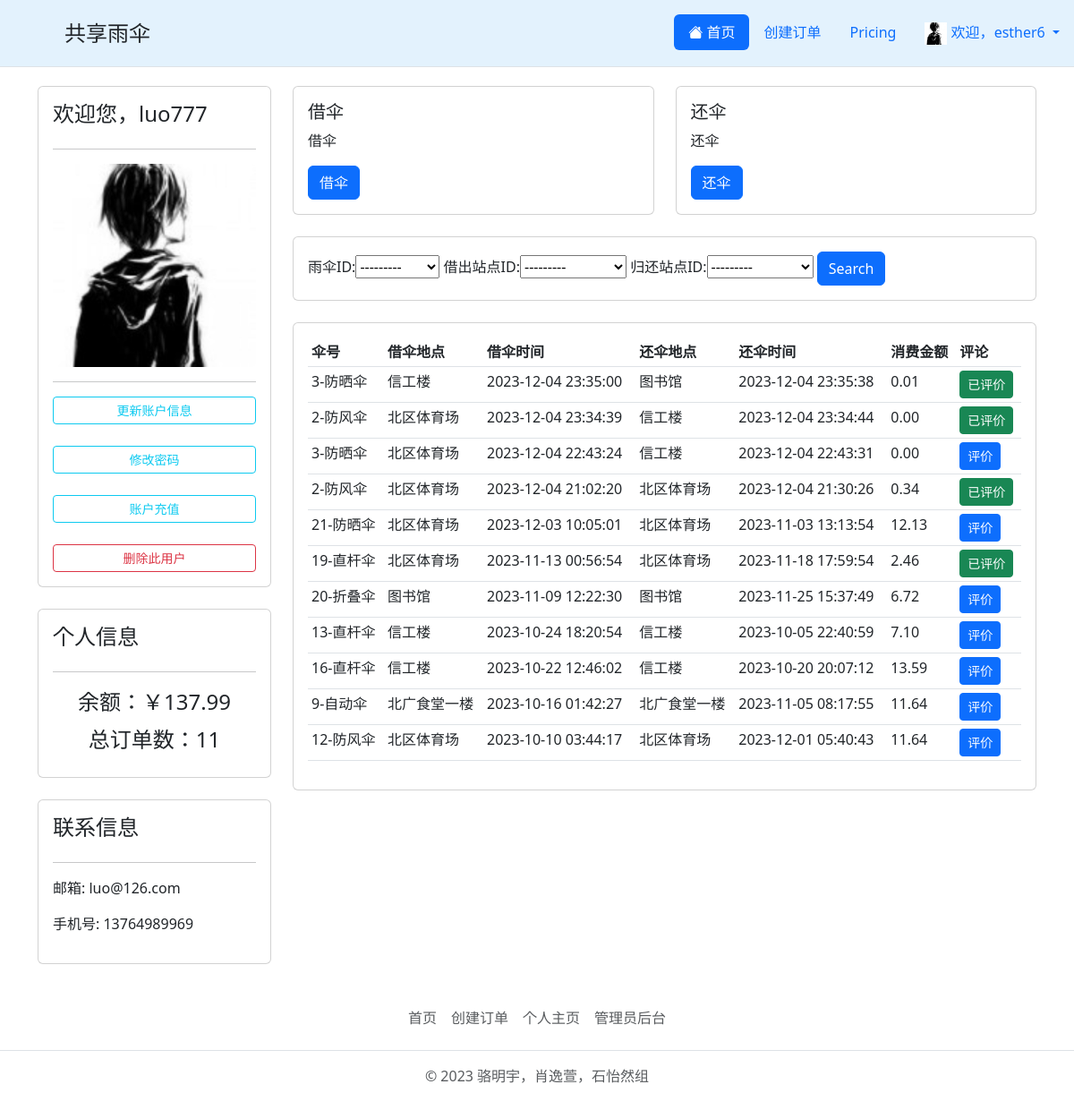
Screenshot of /user/luo777/ (signed in) with the database file from the repository.
### UmbrellaApp/models.py (models this page shows)
class User(AbstractUser):
    user_id = models.AutoField(primary_key=True, verbose_name="用户ID")
    user_real_name = models.CharField(verbose_name="用户真实姓名", max_length=50, unique=True)
    user_number = models.CharField(verbose_name="用户学工号", max_length=50)
    user_school = models.CharField(verbose_name="用户学校", max_length=50)
    user_balance = models.DecimalField(verbose_name="用户账户余额", max_digits=10, decimal_places=2, default=0.00)
    user_umbrella_id = models.ForeignKey(Umbrella, on_delete=models.SET_NULL, verbose_name="用户目前使用的伞号",
                                         null=True, blank=True)
    user_photo = models.ImageField(verbose_name='头像', blank=True, default='default_logo.jpg',
                                   upload_to='upload/user_logo/')
    user_phone = models.CharField(verbose_name="用户手机号", max_length=11, unique=True)
    user_last_login_date = models.DateTimeField(verbose_name="用户上次登录时间", null=True, blank=True, auto_now=True)
    user_registration_date = models.DateTimeField(verbose_name="用户注册日期", default=timezone.now)
    class Meta:
        verbose_name = "用户信息表"
        verbose_name_plural = verbose_name
    def __str__(self):
        return self.username

class Umbrella(models.Model):
    umbrella_id = models.AutoField(primary_key=True, verbose_name="伞ID")
    umbrella_warehousing_date = models.DateTimeField(verbose_name="入库日期")
    umbrella_type_id = models.ForeignKey(UmbrellaType, on_delete=models.SET_NULL, verbose_name="伞类型", null=True)
    umbrella_last_used_date = models.DateTimeField(verbose_name="上次使用日期", null=True, blank=True)
    umbrella_cost_price = models.FloatField(verbose_name="伞成本价")
    umbrella_scrapped = models.BooleanField(verbose_name="是否报废", default=False)
    class Meta:
        verbose_name = "雨伞信息表"
        verbose_name_plural = verbose_name
    def __str__(self):
        return str(self.umbrella_id) + '-' + str(self.umbrella_type_id)

class Diary(models.Model):
    diary_id = models.AutoField(primary_key=True, verbose_name="日志ID")
    user_id = models.ForeignKey(User, on_delete=models.CASCADE, verbose_name="用户ID")
    umbrella_id = models.ForeignKey(Umbrella, on_delete=models.CASCADE, verbose_name="雨伞ID")
    lending_site_id = models.ForeignKey(Site, on_delete=models.SET_NULL, verbose_name="借出站点ID", null=True,
                                        blank=True, related_name='lending_site')
    lending_lay_id = models.CharField(verbose_name="借出详细序号", max_length=50)
    lending_time = models.DateTimeField(verbose_name="借出时间")
    return_site_id = models.ForeignKey(Site, on_delete=models.SET_NULL, verbose_name="归还站点ID", null=True,
                                       blank=True, related_name='return_site')
    return_lay_id = models.CharField(verbose_name="归还详细序号", null=True, blank=True, max_length=50)
    return_time = models.DateTimeField(verbose_name="归还时间", null=True, blank=True, )
    order_price = models.FloatField(verbose_name="本次费用")
    class Meta:
        verbose_name = "日志表"
        verbose_name_plural = verbose_name

class UmbrellaType(models.Model):
    umbrella_type_id = models.AutoField(primary_key=True, verbose_name="伞类型ID")
    umbrella_type = models.CharField(verbose_name="伞类型", max_length=50)
    class Meta:
        verbose_name = "雨伞类型表"
        verbose_name_plural = verbose_name
    def __str__(self):
        return self.umbrella_type

class Site(models.Model):
    site_id = models.AutoField(primary_key=True, verbose_name="站点ID")
    site_address = models.CharField(verbose_name="站点地址", max_length=50)
    site_store_num = models.IntegerField(verbose_name="站点存放数量", null=True, blank=True)
    class Meta:
        verbose_name = "站点表"
        verbose_name_plural = verbose_name
    def __str__(self):
        return self.site_address

### UmbrellaApp/views.py (the view)
# urls.py: path("user/<str:pk>/", views.user),
@login_required(login_url='/login/')
def user(request, pk):
    user = User.objects.filter(username=pk).first()
    if request.method == "POST":
        form = UpdateUserForm(request.POST, request.FILES, instance=user)
        if form.is_valid():
            form.save()
            return redirect(f'/user/{pk}/')
    user_logs = Diary.objects.filter(user_id=user).order_by('-lending_time')
    use_number = Diary.objects.filter(user_id=user).count()
    my_filter = OrderFilter(request.GET, queryset=user_logs)
    user_logs = my_filter.qs
    update_user_form = UpdateUserForm(instance=user)
    change_password_form = ChangePasswordForm(user=request.user)
    for log in user_logs:
        log.has_comment = Comment.objects.filter(diary_id=log).exists()
        log.comment = Comment.objects.filter(diary_id=log).first() if log.has_comment else None
    order_form = OrderForm()
    current_time = timezone.now()
    coupons = Coupon.objects.filter(user_id=request.user, effective_time__lte=current_time,
                                    expire_time__gte=current_time)
    coupons_json = Coupon.objects.all()  # 获取所有优惠券数据
    coupons_json = json.dumps(list(coupons.values('coupon_id', 'satisfied_amount', 'discount_price', 'coupon_type')))
    context = {
        "user": user,
        "user_logs": user_logs,
        "use_number": use_number,
        "my_filter": my_filter,
        "update_user_form": update_user_form,
        "change_password_form": change_password_form,
        "order_form": order_form,
        'coupons': coupons,
        'coupons_json': coupons_json,
    }
    return render(request, 'account.html', context)

### UmbrellaApp/forms.py (shortened to what this page needs)
class UpdateUserForm(forms.ModelForm):
    class Meta:
        model = User
        fields = ['email', 'user_school', 'user_real_name', 'user_id', 'user_phone', 'user_photo']  # 更新字段
        labels = {
            'email': '邮箱',
            'user_school': '学校',
            'user_real_name': '真实姓名',
            'user_id': '学号',
            'user_phone': '电话号码',
            'user_photo': '头像',
        }
        widgets = {
            'email': forms.TextInput(attrs={'class': 'form-control'}),
            'user_school': forms.TextInput(attrs={'class': 'form-control'}),
            'user_real_name': forms.TextInput(attrs={'class': 'form-control'}),
            'user_id': forms.TextInput(attrs={'class': 'form-control'}),
            'user_phone': forms.TextInput(attrs={'class': 'form-control'}),
            'user_photo': forms.ClearableFileInput(attrs={'class': 'form-control'}),
        }

class ChangePasswordForm(forms.Form):
    old_password = forms.CharField(label='旧密码', max_length=32,
                                   widget=forms.PasswordInput(attrs={'class': 'form-control'}))
    password = forms.CharField(label='密码', max_length=32, widget=forms.PasswordInput(attrs={'class': 'form-control'}))
    re_password = forms.CharField(label='重复密码', max_length=32,
                                  widget=forms.PasswordInput(attrs={'class': 'form-control'}))
    def __init__(self, *args, **kwargs):
        self.user = kwargs.pop('user')
        super().__init__(*args, **kwargs)

### UmbrellaApp/templates/account.html (shortened to what this page needs)
{% extends 'block/main.html' %}
{% block content %}
    <div class="container">
        <div class="row">
            <div class="col-md-3">
                <div class="card card-body">
                    <h4>欢迎您，{{ user.username }}</h4>
                    <hr>
                    {% if request.user.photo %}
                        <img class="rounded" src="{{ request.user.photo.url }}">
                    {% else %}
                        <img class="rounded" src="/default_logo.jpg">
                    {% endif %}
                    <hr>
                    <a class="btn btn-outline-info  btn-sm btn-block" data-bs-toggle="modal"
                       data-bs-target="#update">更新账户信息</a>
                    <br>
                    <a class="btn btn-outline-info  btn-sm btn-block" data-bs-toggle="modal"
                       data-bs-target="#change_password">修改密码</a>
                    <br>
                    <a class="btn btn-outline-info btn-sm btn-block" data-bs-toggle="modal"
                       data-bs-target="#account_recharge">账户充值</a>
                    <br>
                    <a class=" btn btn-outline-danger btn-sm btn-block" data-bs-toggle="modal"
                       data-bs-target="#confirm_delete">删除此用户</a>
                </div>
                <br>
                <div class="card card-body">
                    <h4>个人信息</h4>
                    <hr>
                    <h4 style="text-align: center;padding: 3px">余额：￥{{ user.user_balance }}</h4>
                    <h4 style="text-align: center;padding: 3px">总订单数：{{ use_number }}</h4>
                </div>
                <br>
                <div class="card card-body">
                    <h4>联系信息</h4>
                    <hr>
                    <p>邮箱: {{ user.email }}</p>
                    <p>手机号: {{ user.user_phone }}</p>
                </div>
            </div>
            <div class="col-md-9">
                <div class="card-body">
                    <div class="row">
                        <div class="col-sm-6 mb-3 mb-sm-0">
                            <div class="card">
                                <div class="card-body">
                                    <h5 class="card-title">借伞</h5>
                                    <p class="card-text">借伞</p>
                                    <a class="btn btn-primary" data-bs-toggle="modal" data-bs-target="#borrow">借伞</a>
                                </div>
                            </div>
                        </div>
                        <div class="col-sm-6">
                            <div class="card">
                                <div class="card-body">
                                    <h5 class="card-title">还伞</h5>
                                    <p class="card-text">还伞</p>
                                    <a class="btn btn-primary" data-bs-toggle="modal" data-bs-target="#back">还伞</a>
                                </div>
                            </div>
                        </div>
                    </div>
                </div>
                <br>
                <div class="card card-body">
                    <form method="get">
                        {% for field in my_filter.form %}
                            {{ field.label }}:{{ field }}
                        {% endfor %}
                        <button class="btn btn-primary" type="submit">Search</button>
                    </form>
                </div>
                <br>
                <div class="card card-body">
                    <table class="table table-sm">
                        <tr>
                            <th>伞号</th>
                            <th>借伞地点</th>
                            <th>借伞时间</th>
                            <th>还伞地点</th>
                            <th>还伞时间</th>
                            <th>消费金额</th>
                            <th>评论</th>
                        </tr>
                        {% for log in user_logs %}
                            <tr>
                                <td>{{ log.umbrella_id }}</td>
                                <td>{{ log.lending_site_id }}</td>
                                <td>{{ log.lending_time|date:"Y-m-d H:i:s" }}</td>
                                <td>{{ log.return_site_id }}</td>
                                <td>{{ log.return_time|date:"Y-m-d H:i:s" }}</td>
                                <td>{{ log.order_price|floatformat:2 }}</td>
                                <td>
                                    {% if log.comment %}
                                        <button type="button" class="btn btn-success btn-sm" data-bs-toggle="modal"
                                                data-bs-target="#viewCommentModal{{ log.diary_id }}">已评价
                                        </button>
                                    {% else %}
                                        <button type="button" class="btn btn-primary btn-sm" data-bs-toggle="modal"
                                                data-bs-target="#commentModal{{ log.diary_id }}">评价
                                        </button>
                                    {% endif %}
                                </td>
                            </tr>
                        {% endfor %}
                    </table>
                </div>
            </div>
        </div>
    </div>
{% endblock %}

### UmbrellaApp/templates/block/navbar.html (shortened to what this page needs)
<div>
    <header class="d-flex flex-wrap justify-content-center py-3 mb-4 border-bottom fixed-top"
            style="background-color: #e3f2fd;">
        <a href="#" class="d-flex align-items-center mb-5 mb-md-0 ms-md-4 me-md-auto text-dark text-decoration-none">
            <svg class="bi me-2" width="40" height="40">
                <use xlink:href="#icon-gufengwujianzhongguofengsangufengsan_huaban_huaban" height="35"
                     width="35"></use>
            </svg>
            <span class="fs-4">共享雨伞</span>
        </a>
        <ul class="nav nav-pills">
            <li class="nav-item"><a href="/" class="nav-link active" aria-current="page"><i
                    class="bi bi-house-fill"></i> 首页</a></li>
            <li class="nav-item"><a href="/creat_order/" class="nav-link">创建订单</a></li>
            <li class="nav-item"><a href="#" class="nav-link">Pricing</a></li>
            <li class="nav-item dropdown">
                <a class="nav-link dropdown-toggle" href="#" role="button" data-bs-toggle="dropdown"
                   aria-expanded="false">
                    {% if request.user.photo %}
                    <img width="25" height="25" src="{{ request.user.photo.url }}"> 欢迎，{{ request.user }}
                    {% else %}
                    <img width="25" height="25" src="/default_logo.jpg"> 欢迎，{{ request.user }}
                    {% endif %}
                </a>
            </li>
        </ul>
    </header>
    <br>
    <br>
    <br>
    <br>
</div>

### UmbrellaApp/templates/block/main.html (style rules this page uses)
body { background-color: #FFFFFF; }

### rows the page displays
User: user "esther6"
User: username "luo777", user_balance "137.99", email "luo@126.com", user_phone "13764989969"
Umbrella: form "---------"
Diary: umbrella_id "3-防晒伞", lending_site_id "信工楼", lending_time "2023-12-04 23:35:00", return_site_id "图书馆", return_time "2023-12-04 23:35:38", order_price "0.01"
Diary: umbrella_id "2-防风伞", lending_site_id "北区体育场", lending_time "2023-12-04 23:34:39", return_site_id "信工楼", return_time "2023-12-04 23:34:44", order_price "0.00"
Diary: umbrella_id "3-防晒伞", lending_site_id "北区体育场", lending_time "2023-12-04 22:43:24", return_site_id "信工楼", return_time "2023-12-04 22:43:31", order_price "0.00"
Diary: umbrella_id "2-防风伞", lending_site_id "北区体育场", lending_time "2023-12-04 21:02:20", return_site_id "北区体育场", return_time "2023-12-04 21:30:26", order_price "0.34"
Diary: umbrella_id "21-防晒伞", lending_site_id "北区体育场", lending_time "2023-12-03 10:05:01", return_site_id "北区体育场", return_time "2023-11-03 13:13:54", order_price "12.13"
Diary: umbrella_id "19-直杆伞", lending_site_id "北区体育场", lending_time "2023-11-13 00:56:54", return_site_id "北区体育场", return_time "2023-11-18 17:59:54", order_price "2.46"
Diary: umbrella_id "20-折叠伞", lending_site_id "图书馆", lending_time "2023-11-09 12:22:30", return_site_id "图书馆", return_time "2023-11-25 15:37:49", order_price "6.72"
Diary: umbrella_id "13-直杆伞", lending_site_id "信工楼", lending_time "2023-10-24 18:20:54", return_site_id "信工楼", return_time "2023-10-05 22:40:59", order_price "7.10"
Diary: umbrella_id "16-直杆伞", lending_site_id "信工楼", lending_time "2023-10-22 12:46:02", return_site_id "信工楼", return_time "2023-10-20 20:07:12", order_price "13.59"
Diary: umbrella_id "9-自动伞", lending_site_id "北广食堂一楼", lending_time "2023-10-16 01:42:27", return_site_id "北广食堂一楼", return_time "2023-11-05 08:17:55", order_price "11.64"
Diary: umbrella_id "12-防风伞", lending_site_id "北区体育场", lending_time "2023-10-10 03:44:17", return_site_id "北区体育场", return_time "2023-12-01 05:40:43", order_price "11.64"

### other values shown
{{ use_number }} "11"
{{ field.label }} "雨伞ID" "借出站点ID" "归还站点ID"
